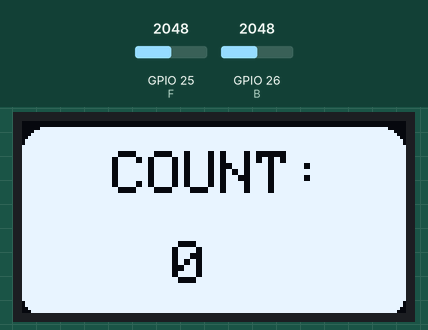
This sketch was run on a simulated ESP32. On the bench: 128×64 one-colour display. The inputs (shaded band) are chosen by the test bench; at power-on: GPIO 25 (F) = 2048, GPIO 26 (B) = 2048. What the sketch prints to the serial monitor is not drawn.

Above: at 2.1 s.

The sketch:

visitor_counter.ino
```cpp
#include <Adafruit_SH1106.h>
#include <Adafruit_GFX.h>


//define front,back,count varible
int F = 25;
int B = 26;
int count = 0;

//define oled pins
#define OLED_SDA 21
#define OLED_SCL 22

//ardfruit commands
Adafruit_SH1106 display(21, 22);

#define NUMFLAKES 10
#define XPOS 0
#define YPOS 1
#define DELTAY 2

#if (SH1106_LCDHEIGHT != 64)
#error("Height incorrect, please fix Adafruit_SH1106.h!");
#endif

//Define bit map of SCRC logo and IIITH logo
const unsigned char bitmap_scrc [] PROGMEM = {
0xff, 0xff, 0xff, 0xff, 0xff, 0xff, 0xff, 0xff, 0xff, 0xff, 0xff, 0xff, 0xff, 0xff, 0xff, 0xff,
0xff, 0xff, 0xff, 0xff, 0xff, 0xff, 0xff, 0xff, 0xff, 0xff, 0xff, 0xff, 0xff, 0xff, 0xff, 0xff,
0xff, 0xff, 0xff, 0xff, 0xff, 0xff, 0xff, 0xff, 0xff, 0xff, 0xff, 0xff, 0xff, 0xff, 0xff, 0xff,
0xff, 0xff, 0xff, 0xff, 0xff, 0xff, 0xff, 0xff, 0xff, 0xff, 0xff, 0xff, 0xff, 0xff, 0xff, 0xff,
0xff, 0xff, 0xff, 0xff, 0xff, 0xff, 0xff, 0xff, 0xff, 0xff, 0xff, 0xff, 0xff, 0xff, 0xff, 0xff,
0xff, 0xff, 0xff, 0xff, 0xff, 0xff, 0xff, 0xff, 0xff, 0xff, 0xff, 0xff, 0xff, 0xff, 0xff, 0xff,
0xff, 0xff, 0xff, 0xff, 0xff, 0xff, 0xff, 0xff, 0xff, 0xff, 0xff, 0xff, 0xff, 0xff, 0xff, 0xff,
0xff, 0xff, 0xff, 0xff, 0xff, 0xff, 0xff, 0xfc, 0xff, 0xff, 0xff, 0xff, 0xff, 0xff, 0xff, 0xff,
0xff, 0xff, 0xff, 0xff, 0xff, 0xff, 0xff, 0xfc, 0x7f, 0xff, 0xff, 0xff, 0xff, 0xff, 0xff, 0xff,
0xff, 0xff, 0xff, 0xff, 0xff, 0xff, 0xff, 0xfc, 0x1f, 0xff, 0xff, 0xff, 0xff, 0xff, 0xff, 0xff,
0xff, 0xff, 0xff, 0xff, 0xff, 0xff, 0xff, 0xfc, 0x0f, 0xff, 0xff, 0xff, 0xff, 0xff, 0xff, 0xff,
0xff, 0xff, 0xff, 0xff, 0xff, 0xff, 0xff, 0xfc, 0x03, 0xff, 0xff, 0xff, 0xff, 0xff, 0xff, 0xff,
0xff, 0xff, 0xff, 0xff, 0xff, 0xff, 0xff, 0xfc, 0x00, 0xff, 0xff, 0xff, 0xff, 0xff, 0xff, 0xff,
0xff, 0xff, 0xff, 0xff, 0xff, 0xff, 0xff, 0xfc, 0x00, 0x7f, 0xff, 0xff, 0xff, 0xff, 0xff, 0xff,
0xff, 0xff, 0xff, 0xff, 0xff, 0xff, 0xe0, 0x04, 0x00, 0x1f, 0xff, 0xff, 0xff, 0xff, 0xff, 0xff,
0xff, 0xff, 0xff, 0xff, 0xff, 0xff, 0xe0, 0x04, 0xff, 0x1f, 0xff, 0xff, 0xff, 0xff, 0xff, 0xff,
0xff, 0xff, 0xff, 0xff, 0xff, 0xff, 0xf0, 0x04, 0xff, 0x1f, 0xff, 0xff, 0xff, 0xff, 0xff, 0xff,
0xff, 0xff, 0xff, 0xff, 0xff, 0xff, 0xf8, 0xc4, 0x00, 0x1c, 0x3f, 0xff, 0xff, 0xff, 0xff, 0xff,
0xff, 0xff, 0xff, 0xff, 0xff, 0xff, 0xf8, 0xc4, 0x00, 0x1c, 0x3f, 0xff, 0xff, 0xff, 0xff, 0xff,
0xff, 0xff, 0xff, 0xff, 0xff, 0xff, 0xf8, 0xc4, 0xff, 0x10, 0x1f, 0xff, 0xff, 0xff, 0xff, 0xff,
0xff, 0xff, 0xff, 0xff, 0xff, 0xff, 0x08, 0xc4, 0xff, 0x10, 0x0f, 0xff, 0xff, 0xff, 0xff, 0xff,
0xff, 0xff, 0xff, 0xff, 0xff, 0xde, 0x08, 0xc4, 0x00, 0x11, 0x8f, 0xff, 0xff, 0xff, 0xff, 0xff,
0xff, 0xff, 0xff, 0xff, 0xff, 0xde, 0x08, 0x04, 0x00, 0x13, 0xcf, 0xff, 0xff, 0xff, 0xff, 0xff,
0xff, 0xff, 0xff, 0xff, 0xff, 0x9e, 0x08, 0x04, 0xff, 0x13, 0x8f, 0xff, 0xff, 0xff, 0xff, 0xff,
0xff, 0xff, 0xff, 0xff, 0xff, 0x9e, 0x08, 0x04, 0xff, 0x10, 0x0f, 0xff, 0xff, 0xff, 0xff, 0xff,
0xff, 0xff, 0xff, 0xff, 0xff, 0x9e, 0x08, 0xc4, 0x00, 0x10, 0x0f, 0x67, 0xff, 0xff, 0xff, 0xff,
0xff, 0xff, 0xff, 0xff, 0xff, 0x9e, 0x08, 0xc4, 0x00, 0x10, 0x0f, 0xff, 0xff, 0xff, 0xff, 0xff,
0xff, 0xff, 0xff, 0xff, 0xff, 0x9e, 0x08, 0xc4, 0xff, 0x11, 0x0f, 0x77, 0xff, 0xff, 0xff, 0xff,
0xff, 0xff, 0xff, 0xff, 0xff, 0x82, 0x08, 0xc4, 0xff, 0x13, 0x8f, 0xaf, 0xff, 0xff, 0xff, 0xff,
0xff, 0xff, 0xff, 0xff, 0xfe, 0x10, 0x08, 0xc4, 0x00, 0x13, 0x8f, 0xff, 0xff, 0xff, 0xff, 0xff,
0xff, 0xff, 0xff, 0xff, 0xf8, 0x5c, 0x08, 0x04, 0x00, 0x10, 0x08, 0x20, 0xff, 0xff, 0xff, 0xff,
0xff, 0xff, 0xff, 0xff, 0xf3, 0xde, 0x08, 0x04, 0xff, 0x10, 0x09, 0xd9, 0xff, 0xff, 0xff, 0xff,
0xff, 0xff, 0xff, 0xff, 0xff, 0xde, 0x08, 0xc4, 0x7f, 0x10, 0x0f, 0xdf, 0xff, 0xff, 0xff, 0xff,
0xff, 0xff, 0xff, 0xff, 0xff, 0xde, 0x08, 0xc4, 0x00, 0x10, 0x0f, 0xdf, 0xff, 0xff, 0xff, 0xff,
0xff, 0xff, 0xff, 0xff, 0xff, 0x9e, 0x08, 0xc4, 0x7e, 0x13, 0x8f, 0xdf, 0xff, 0xff, 0xff, 0xff,
0xff, 0xff, 0xff, 0xff, 0xff, 0xde, 0x08, 0xc4, 0xff, 0x13, 0xcf, 0xdf, 0xff, 0xff, 0xff, 0xff,
0xff, 0xff, 0xff, 0xff, 0xff, 0x8e, 0x08, 0xc4, 0x00, 0x11, 0x8f, 0xdf, 0xff, 0xff, 0xff, 0xff,
0xff, 0xff, 0xff, 0xff, 0xff, 0x8e, 0x08, 0x04, 0x00, 0x10, 0x0f, 0xdf, 0xff, 0xff, 0xff, 0xff,
0xff, 0xff, 0xfd, 0xff, 0xfc, 0x00, 0x00, 0x00, 0x00, 0x10, 0x0f, 0x07, 0xff, 0xff, 0xff, 0xff,
0xff, 0xff, 0xff, 0xff, 0xff, 0xff, 0xff, 0xff, 0xff, 0xff, 0xff, 0xff, 0xff, 0xff, 0xff, 0xff,
0xff, 0xff, 0xff, 0xff, 0xff, 0xff, 0xff, 0xff, 0xff, 0xff, 0xff, 0xff, 0xff, 0xff, 0xff, 0xff,
0xe0, 0x0f, 0x1f, 0xf9, 0xff, 0x3f, 0xc0, 0x0f, 0x00, 0x0f, 0x00, 0x79, 0xc0, 0x03, 0x3f, 0xcf,
0xc0, 0x0f, 0x0f, 0xf0, 0xfe, 0x1f, 0xc0, 0x06, 0x00, 0x06, 0x00, 0x31, 0x80, 0x03, 0x1f, 0x87,
0x87, 0xff, 0x07, 0xe0, 0xfc, 0x0f, 0xc7, 0xe3, 0xf0, 0xfc, 0x7f, 0xf1, 0xfc, 0x7f, 0x8f, 0x0f,
0x8f, 0xff, 0x07, 0xe0, 0xfc, 0x0f, 0xc7, 0xe3, 0xf8, 0xfc, 0x7f, 0xf1, 0xfc, 0x7f, 0xc6, 0x1f,
0x87, 0xff, 0x03, 0xc0, 0xf8, 0xc7, 0xc7, 0xe3, 0xf8, 0xfc, 0x7f, 0xf1, 0xfc, 0x7f, 0xc2, 0x3f,
0xc0, 0x07, 0x03, 0xc0, 0xf8, 0xc7, 0xc0, 0x03, 0xf8, 0xfc, 0x7f, 0xf1, 0xfc, 0x7f, 0xe0, 0x7f,
0xff, 0xc7, 0x11, 0x88, 0xf1, 0xe3, 0xc0, 0x07, 0xf8, 0xfc, 0x7f, 0xf1, 0xfc, 0x7f, 0xf0, 0xff,
0xff, 0xc7, 0x11, 0x18, 0xe0, 0x03, 0xc7, 0x0f, 0xf8, 0xfc, 0x7f, 0xf1, 0xfc, 0x7f, 0xf8, 0xff,
0xff, 0xc7, 0x18, 0x18, 0xe0, 0x01, 0xc7, 0x8f, 0xf8, 0xfc, 0x7f, 0xf1, 0xfc, 0x7f, 0xf8, 0xff,
0xc0, 0x07, 0x1c, 0x38, 0xc7, 0xf1, 0xc7, 0xc7, 0xf8, 0xfc, 0x00, 0x71, 0xfc, 0x7f, 0xf8, 0xff,
0x80, 0x07, 0x1c, 0x38, 0xc7, 0xf8, 0xc7, 0xe3, 0xf9, 0xfe, 0x00, 0x31, 0xfc, 0x7f, 0xf8, 0xff,
0xff, 0xff, 0xff, 0xff, 0xff, 0xff, 0xff, 0xff, 0xff, 0xff, 0xff, 0xff, 0xff, 0xff, 0xff, 0xff,
0xff, 0xff, 0xff, 0xff, 0xff, 0xff, 0xff, 0xff, 0xff, 0xff, 0xff, 0xff, 0xff, 0xff, 0xff, 0xff,
0xc0, 0x00, 0x00, 0x00, 0x00, 0x00, 0x00, 0x00, 0x00, 0x00, 0x00, 0x00, 0x00, 0x00, 0x00, 0x07,
0xff, 0xff, 0xff, 0xff, 0xff, 0xff, 0xff, 0xff, 0xff, 0xff, 0xff, 0xff, 0xff, 0xff, 0xff, 0xff,
0xff, 0xff, 0xff, 0xff, 0xff, 0xff, 0xff, 0xff, 0xff, 0xff, 0xff, 0xff, 0xff, 0xff, 0xff, 0xff,
0xcf, 0xcf, 0xe7, 0xe7, 0xff, 0xf1, 0xfc, 0xfd, 0xbf, 0xff, 0x3f, 0x1f, 0xf7, 0xc7, 0xe7, 0xe7,
0x8f, 0xcf, 0xcf, 0xef, 0xf3, 0xf1, 0xfb, 0xfc, 0xbf, 0xfe, 0xff, 0x3f, 0x37, 0xef, 0xef, 0xe3,
0x8f, 0xcf, 0xe7, 0xe7, 0xe3, 0xf1, 0xf3, 0xfc, 0x3f, 0xfc, 0xff, 0x3f, 0x07, 0xef, 0xe7, 0xe7,
0x8f, 0xcf, 0xd7, 0xef, 0xe9, 0xf1, 0xf9, 0xfd, 0xbf, 0xfe, 0x7f, 0x3f, 0x67, 0xef, 0xef, 0xe3,
0xff, 0xff, 0xef, 0xff, 0xff, 0xff, 0xfc, 0xff, 0xff, 0xff, 0x3f, 0xff, 0xff, 0xff, 0xff, 0xff,
0xff, 0xff, 0xff, 0xff, 0xff, 0xff, 0xff, 0xff, 0xff, 0xff, 0xff, 0xff, 0xff, 0xff, 0xff, 0xff,
0xff, 0xff, 0xff, 0xff, 0xff, 0xff, 0xff, 0xff, 0xff, 0xff, 0xff, 0xff, 0xff, 0xff, 0xff, 0xff

};

const unsigned char iiith [] PROGMEM = {
0x00, 0x00, 0x00, 0x00, 0x00, 0x00, 0x00, 0x00, 0x00, 0x00, 0x00, 0x00, 0x00, 0x00, 0x00, 0x00,
0x00, 0x00, 0x00, 0x00, 0x00, 0x00, 0x00, 0x00, 0x00, 0x00, 0x00, 0x00, 0x00, 0x00, 0x00, 0x00,
0x00, 0x00, 0x00, 0x00, 0x00, 0x00, 0x00, 0x00, 0x20, 0x00, 0x00, 0x00, 0x00, 0x00, 0x00, 0x00,
0x00, 0x00, 0x00, 0x00, 0x00, 0x00, 0x09, 0xe0, 0x0c, 0xc0, 0x00, 0x00, 0x00, 0x00, 0x00, 0x00,
0x00, 0x00, 0x00, 0x00, 0x00, 0x00, 0x13, 0xff, 0xe7, 0x40, 0x00, 0x00, 0x00, 0x00, 0x00, 0x00,
0x00, 0x00, 0x00, 0x00, 0x00, 0x00, 0x1f, 0xff, 0xe3, 0x00, 0x00, 0x00, 0x00, 0x00, 0x00, 0x00,
0x00, 0x00, 0x00, 0x00, 0x00, 0x00, 0x3f, 0xff, 0x81, 0x38, 0x80, 0x00, 0x00, 0x00, 0x00, 0x00,
0x00, 0x00, 0x00, 0x00, 0x00, 0x00, 0xff, 0xff, 0xfc, 0xfe, 0x80, 0x00, 0x00, 0x00, 0x00, 0x00,
0x00, 0x00, 0x00, 0x00, 0x00, 0xc1, 0xff, 0xff, 0xff, 0x3f, 0x80, 0x00, 0x00, 0x00, 0x00, 0x00,
0x00, 0x00, 0x00, 0x00, 0x01, 0xff, 0xff, 0xff, 0xff, 0x2f, 0x80, 0x00, 0x00, 0x00, 0x00, 0x00,
0x00, 0x00, 0x00, 0x00, 0x01, 0xff, 0xff, 0xff, 0xff, 0xff, 0x80, 0x00, 0x00, 0x00, 0x00, 0x00,
0x00, 0x00, 0x00, 0x00, 0x01, 0xff, 0xff, 0xff, 0xff, 0xff, 0x80, 0x00, 0x00, 0x00, 0x00, 0x00,
0x00, 0x00, 0x00, 0x00, 0x03, 0xff, 0xff, 0xff, 0xff, 0xef, 0x18, 0x00, 0x00, 0x00, 0x00, 0x00,
0x00, 0x00, 0x00, 0x00, 0x03, 0xff, 0xfe, 0xff, 0xff, 0x1f, 0x18, 0x00, 0x00, 0x00, 0x00, 0x00,
0x00, 0x00, 0x00, 0x00, 0x03, 0xff, 0xff, 0xff, 0xff, 0x8e, 0x7d, 0x00, 0x00, 0x00, 0x00, 0x00,
0x00, 0x00, 0x00, 0x00, 0x07, 0xcf, 0xff, 0xff, 0xff, 0xc0, 0x1f, 0xe0, 0x00, 0x00, 0x00, 0x00,
0x00, 0x00, 0x00, 0x00, 0x01, 0x8f, 0xff, 0xff, 0xff, 0xf1, 0xfe, 0xe0, 0x00, 0x00, 0x00, 0x00,
0x00, 0x00, 0x00, 0x00, 0x01, 0x8f, 0xff, 0xfd, 0xbf, 0xff, 0xfd, 0xe0, 0x00, 0x00, 0x00, 0x00,
0x00, 0x00, 0x00, 0x00, 0x03, 0xff, 0xff, 0xff, 0xff, 0xff, 0xff, 0xfe, 0x00, 0x00, 0x00, 0x00,
0x00, 0x00, 0x00, 0x00, 0x17, 0xff, 0xff, 0xff, 0xcf, 0xff, 0xfd, 0xde, 0x00, 0x00, 0x00, 0x00,
0x00, 0x00, 0x00, 0x00, 0x1f, 0xff, 0xff, 0xff, 0xbf, 0xff, 0xfe, 0xfc, 0x00, 0x00, 0x00, 0x00,
0x00, 0x00, 0x00, 0x03, 0xcf, 0xff, 0xef, 0xff, 0xff, 0xff, 0xff, 0xfe, 0x10, 0x00, 0x00, 0x00,
0x00, 0x00, 0x00, 0x07, 0xff, 0xff, 0xcf, 0xf8, 0xff, 0xfb, 0xfb, 0xff, 0xf0, 0x04, 0x00, 0x00,
0x00, 0x00, 0x00, 0x07, 0xff, 0xff, 0xe7, 0xfc, 0xff, 0xff, 0xff, 0xff, 0xff, 0x2c, 0x00, 0x00,
0x00, 0x00, 0x00, 0x07, 0xff, 0xff, 0xcf, 0xfc, 0xff, 0xfc, 0xff, 0xff, 0xff, 0xf8, 0x00, 0x00,
0x00, 0x00, 0x00, 0x06, 0xff, 0xff, 0x0f, 0xfe, 0xff, 0xfb, 0xff, 0xff, 0xff, 0xe0, 0x00, 0x00,
0x00, 0x00, 0x00, 0x02, 0xff, 0xff, 0xff, 0xfd, 0xff, 0xf6, 0xff, 0xdf, 0xff, 0xc0, 0x00, 0x00,
0x00, 0x00, 0x00, 0x07, 0xff, 0xff, 0xff, 0xfd, 0xff, 0xf0, 0x7f, 0xff, 0xff, 0xff, 0x00, 0x00,
0x00, 0x00, 0x00, 0x77, 0xff, 0xff, 0xff, 0xf8, 0x7e, 0xf8, 0x3f, 0xff, 0xff, 0x7f, 0x00, 0x00,
0x00, 0x00, 0x00, 0x47, 0xff, 0xff, 0xff, 0xf8, 0xfe, 0xfc, 0x3f, 0xff, 0xff, 0xdf, 0x00, 0x00,
0x00, 0x00, 0x00, 0xdb, 0xff, 0xdf, 0xff, 0xf1, 0x3e, 0x3f, 0xff, 0xff, 0xff, 0x9b, 0x00, 0x00,
0x00, 0x00, 0x01, 0xff, 0xff, 0xbf, 0xff, 0xf0, 0x29, 0x3f, 0xff, 0xff, 0xff, 0xcd, 0x00, 0x00,
0x00, 0x00, 0x05, 0xff, 0xff, 0xf3, 0xff, 0x84, 0x70, 0x07, 0xff, 0xff, 0xff, 0xc7, 0x80, 0x00,
0x00, 0x00, 0x03, 0xff, 0xff, 0x83, 0xff, 0xc6, 0xe6, 0xc1, 0xff, 0xff, 0xff, 0xc7, 0x80, 0x00,
0x00, 0x00, 0x07, 0xff, 0xfe, 0xc3, 0xff, 0xe6, 0xe7, 0xc1, 0xff, 0xf7, 0xff, 0xef, 0xe0, 0x00,
0x00, 0x00, 0xff, 0xff, 0xfa, 0xc7, 0xff, 0xdf, 0x97, 0xc1, 0xff, 0xe7, 0xff, 0xf7, 0xa0, 0x00,
0x00, 0x01, 0xcf, 0xff, 0x83, 0xc4, 0xff, 0xff, 0xe7, 0xcc, 0x7f, 0xfb, 0xff, 0xfe, 0x00, 0x00,
0x00, 0x01, 0x8f, 0xff, 0x9f, 0xc5, 0xff, 0xff, 0xe5, 0xfe, 0x3f, 0xfb, 0xff, 0xfe, 0x00, 0x00,
0x00, 0x00, 0xff, 0xff, 0xff, 0xe3, 0xff, 0xff, 0xef, 0xff, 0x3f, 0xef, 0xff, 0xff, 0x80, 0x00,
0x00, 0x01, 0xff, 0xff, 0xff, 0xe3, 0xff, 0xff, 0xef, 0xe7, 0x3f, 0xff, 0xff, 0xff, 0x00, 0x00,
0x00, 0x01, 0xff, 0xff, 0xff, 0xfd, 0xff, 0xff, 0xff, 0xe5, 0x7f, 0xfe, 0x7f, 0xf8, 0x00, 0x00,
0x00, 0x01, 0xff, 0xff, 0xff, 0xff, 0xff, 0xff, 0xff, 0xfe, 0xff, 0xf3, 0x7f, 0xfc, 0x00, 0x00,
0x00, 0x01, 0xff, 0xff, 0x7f, 0xf7, 0xff, 0xff, 0xff, 0xff, 0xff, 0xe0, 0x07, 0xf8, 0x00, 0x00,
0x00, 0x00, 0x7f, 0xe6, 0x7f, 0xd7, 0xff, 0x3f, 0xff, 0xff, 0xff, 0xe0, 0xa1, 0xec, 0x00, 0x00,
0x00, 0x00, 0x07, 0x87, 0xff, 0x3f, 0xff, 0x1f, 0xff, 0xff, 0xff, 0xc3, 0xc5, 0xed, 0x00, 0x00,
0x00, 0x00, 0x02, 0x06, 0x78, 0x3f, 0xff, 0xbf, 0xff, 0xff, 0xff, 0xef, 0xcf, 0xf9, 0x00, 0x00,
0x00, 0x00, 0x00, 0x06, 0x7f, 0xfc, 0xff, 0xff, 0xff, 0xef, 0xff, 0xef, 0xff, 0x90, 0x00, 0x00,
0x00, 0x00, 0x00, 0x06, 0x17, 0xfc, 0x37, 0xff, 0x3f, 0x7b, 0xff, 0xef, 0xbf, 0xc0, 0x00, 0x00,
0x00, 0x00, 0x00, 0x06, 0x13, 0xfc, 0x3f, 0xff, 0x3f, 0x4f, 0xff, 0xef, 0x00, 0x40, 0x00, 0x00,
0x00, 0x00, 0x00, 0x06, 0x12, 0x4c, 0x7e, 0x3f, 0xff, 0x59, 0xfc, 0xf0, 0x00, 0x00, 0x00, 0x00,
0x00, 0x00, 0x00, 0x04, 0x12, 0x48, 0x3e, 0x3f, 0xfe, 0x19, 0xf8, 0xf0, 0x00, 0x00, 0x00, 0x00,
0x00, 0x00, 0x00, 0x02, 0x10, 0x48, 0x2e, 0x3f, 0xb0, 0x00, 0xc0, 0xc0, 0x00, 0x00, 0x00, 0x00,
0x00, 0x00, 0x00, 0x06, 0x00, 0x08, 0x0e, 0x1f, 0xf4, 0x01, 0x80, 0xc0, 0x00, 0x00, 0x00, 0x00,
0x00, 0x00, 0x00, 0x04, 0x00, 0x08, 0x08, 0x1f, 0x86, 0x00, 0x80, 0xc0, 0x00, 0x00, 0x00, 0x00,
0x00, 0x00, 0x00, 0x04, 0x00, 0x08, 0x00, 0x1f, 0x82, 0x00, 0x80, 0xc0, 0x00, 0x00, 0x00, 0x00,
0x00, 0x00, 0x00, 0x00, 0x00, 0x08, 0x02, 0x3f, 0xc2, 0x00, 0x00, 0xc0, 0x00, 0x00, 0x00, 0x00,
0x00, 0x00, 0x00, 0x00, 0x00, 0x00, 0x02, 0x3f, 0xe6, 0x00, 0x00, 0x80, 0x00, 0x00, 0x00, 0x00,
0x00, 0x00, 0x00, 0x00, 0x00, 0x00, 0x0f, 0xff, 0xfe, 0x00, 0x00, 0x80, 0x00, 0x00, 0x00, 0x00,
0x00, 0x00, 0x00, 0x00, 0x00, 0x03, 0xff, 0xff, 0xff, 0xf8, 0x00, 0x80, 0x00, 0x00, 0x00, 0x00,
0x00, 0x00, 0x00, 0x00, 0x00, 0x00, 0x00, 0x60, 0x38, 0x04, 0x00, 0x00, 0x00, 0x00, 0x00, 0x00,
0x00, 0x00, 0x00, 0x00, 0x00, 0x00, 0x00, 0x00, 0x00, 0x00, 0x00, 0x00, 0x00, 0x00, 0x00, 0x00,
0x00, 0x00, 0x00, 0x00, 0x00, 0x00, 0x00, 0x00, 0x00, 0x00, 0x00, 0x00, 0x00, 0x00, 0x00, 0x00,
0x00, 0x00, 0x00, 0x00, 0x00, 0x00, 0x00, 0x00, 0x00, 0x00, 0x00, 0x00, 0x00, 0x00, 0x00, 0x00,
0x00, 0x00, 0x00, 0x00, 0x00, 0x00, 0x00, 0x00, 0x00, 0x00, 0x00, 0x00, 0x00, 0x00, 0x00, 0x00
    };
void setup() {

pinMode(F,INPUT);
pinMode(B,INPUT);
pinMode(OLED_SDA, INPUT_PULLUP);           // set pin to input
pinMode(OLED_SCL, INPUT_PULLUP);           // set pin to input
Serial.begin(9600);
}

void loop() {

display.begin(SH1106_SWITCHCAPVCC, 0x3C);  // initialize with the I2C addr 0x3D (for the 128x64)
display.display();
delay(2000);

// count logic
Serial.print("f = ");
Serial.println(analogRead(F));
Serial.print("b = ");
Serial.println(analogRead(B));

//Enter Count
    if(analogRead(F)<1010)
    {
      for(int i=0;i<300;i++)
       {
          if(analogRead(B)<1010)
            {
              count++;
              Serial.println(count);
              break;
            }
        delay(1);
       }
    }
//Exit Count
  else if(analogRead(B)<1010)
    {
      for(int i=0;i<300;i++)
       {
          if(analogRead(F)<1010)
            {
              count--;
              Serial.println(count);
              break;
            }
        delay(1);
       }
    }
////iiiit logo
//display.clearDisplay();
//display.display();
//display.drawBitmap(0, 0,  iiith, 128, 64, WHITE);
//display.display();
//delay(1000);
//
//
//// display scrc logo
//display.clearDisplay();
//display.drawBitmap(0, 0, bitmap_scrc, 128, 64, WHITE);
//display.display();
//delay(1000);

//Display visitor count
display.clearDisplay();
display.setCursor(0,0);
display.fillRoundRect(0, 2, 128, 64, 8, WHITE);

display.setCursor(30,10);
display.setTextSize(2.5);
display.setTextColor(BLACK);
display.println("COUNT:");

display.setCursor(50,40);
display.setTextSize(2);
display.setTextColor(BLACK);
display.println(count);
display.display();


}
```
